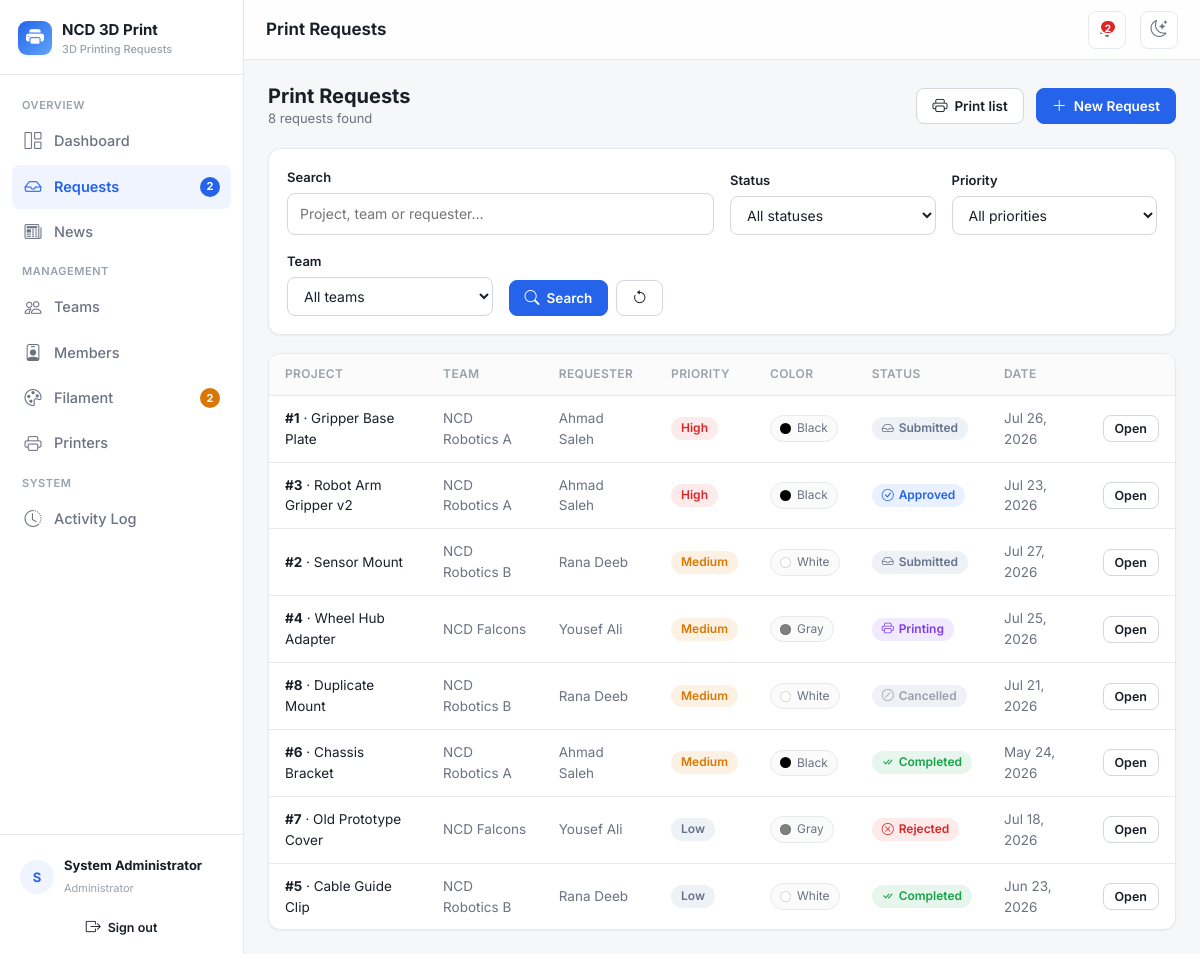
Screenshot of /requests (signed in) with the database file from the repository.
### tables this page shows
CREATE TABLE `requests` (
    `id`               INT UNSIGNED NOT NULL AUTO_INCREMENT,
    `user_id`          INT UNSIGNED DEFAULT NULL,
    `team_id`          INT UNSIGNED DEFAULT NULL,
    `project_name`     VARCHAR(160) NOT NULL,
    `description`      TEXT DEFAULT NULL,
    `priority`         ENUM('Low','Medium','High') NOT NULL DEFAULT 'Medium',
    `color`            VARCHAR(80) DEFAULT NULL,
    `transaction_no`   VARCHAR(100) DEFAULT NULL,
    `status`           ENUM('Submitted','Approved','Printing','Completed','Rejected','Cancelled') NOT NULL DEFAULT 'Submitted',
    `image_path`       VARCHAR(255) DEFAULT NULL,
    `estimated_weight` DECIMAL(8,1) DEFAULT NULL,
    `actual_weight`    DECIMAL(8,1) DEFAULT NULL,
    `admin_notes`      TEXT DEFAULT NULL,
    `printer_id`       INT UNSIGNED DEFAULT NULL,
    `filament_id`      INT UNSIGNED DEFAULT NULL,
    `filament_deducted` TINYINT(1) NOT NULL DEFAULT 0,
    `created_at`       DATETIME NOT NULL DEFAULT CURRENT_TIMESTAMP,
    `updated_at`       DATETIME NOT NULL DEFAULT CURRENT_TIMESTAMP ON UPDATE CURRENT_TIMESTAMP,
    PRIMARY KEY (`id`),
    KEY `idx_req_user`   (`user_id`),
    KEY `idx_req_team`   (`team_id`),
    KEY `idx_req_status` (`status`),
    KEY `idx_req_printer`(`printer_id`),
    KEY `idx_req_fil`    (`filament_id`),
    CONSTRAINT `fk_req_user`    FOREIGN KEY (`user_id`)    REFERENCES `users`(`id`)    ON DELETE SET NULL,
    CONSTRAINT `fk_req_team`    FOREIGN KEY (`team_id`)    REFERENCES `teams`(`id`)    ON DELETE SET NULL,
    CONSTRAINT `fk_req_printer` FOREIGN KEY (`printer_id`) REFERENCES `printers`(`id`) ON DELETE SET NULL,
    CONSTRAINT `fk_req_fil`     FOREIGN KEY (`filament_id`)REFERENCES `filament`(`id`) ON DELETE SET NULL
);

CREATE TABLE `teams` (
    `id`          INT UNSIGNED NOT NULL AUTO_INCREMENT,
    `name`        VARCHAR(120) NOT NULL,
    `competition` VARCHAR(160) DEFAULT NULL,
    `supervisor`  VARCHAR(120) DEFAULT NULL,
    `created_at`  DATETIME NOT NULL DEFAULT CURRENT_TIMESTAMP,
    PRIMARY KEY (`id`)
);

CREATE TABLE `users` (
    `id`         INT UNSIGNED NOT NULL AUTO_INCREMENT,
    `name`       VARCHAR(120) NOT NULL,
    `email`      VARCHAR(160) NOT NULL,
    `phone`      VARCHAR(30)  DEFAULT NULL,    
    `password`   VARCHAR(255) NOT NULL,
    `role`       ENUM('admin','member') NOT NULL DEFAULT 'member',
    `team_id`    INT UNSIGNED DEFAULT NULL,
    `is_active`  TINYINT(1) NOT NULL DEFAULT 1,
    `created_at` DATETIME NOT NULL DEFAULT CURRENT_TIMESTAMP,
    PRIMARY KEY (`id`),
    UNIQUE KEY `uq_users_email` (`email`),
    KEY `idx_users_team` (`team_id`),
    CONSTRAINT `fk_users_team` FOREIGN KEY (`team_id`) REFERENCES `teams`(`id`) ON DELETE SET NULL
);

### core/Controller.php (called while the page is built, shortened)
<?php
abstract class Controller
{
    protected function view(string $view, array $data = [], ?string $layout = 'main'): void
    {
        extract($data, EXTR_SKIP);
        $viewFile = __DIR__ . '/../views/' . $view . '.php';
        require $viewFile;
    }
}

### controllers/RequestsController.php (called while the page is built, shortened)
<?php
class RequestsController extends Controller
{
    private PrintRequest $requests;
    public function __construct()
    {
        $this->requests = new PrintRequest();
    }
    public function index(): void
    {
        $filters = [
            'q'        => trim($_GET['q'] ?? ''),
            'status'   => $_GET['status'] ?? '',
            'priority' => $_GET['priority'] ?? '',
            'team_id'  => $_GET['team_id'] ?? '',
        ];
        $teams = Auth::isAdmin() ? (new Team())->all('name ASC') : [];
        $this->view('requests/index', [
            'pageTitle' => 'Print Requests',
            'requests'  => $this->requests->search($filters),
            'filters'   => $filters,
            'teams'     => $teams,
        ]);
    }
}

### core/Router.php (called while the page is built, shortened)
<?php
class Router
{
    public function dispatch(string $url): void
    {
        $url = trim($url, '/');
        $segments = $url === '' ? [] : explode('/', $url);
        $action         = $segments[1] ?? 'index';
        $params         = array_slice($segments, 2);
        $controller = new $className();
        $action = preg_replace('/[^a-zA-Z0-9_]/', '', $action);
        call_user_func_array([$controller, $action], $params);
    }
}

### index.php (called while the page is built, shortened)
<?php
require __DIR__ . '/config/database.php';
require __DIR__ . '/helpers/functions.php';
$router = new Router();
$router->dispatch($_GET['url'] ?? '');

### helpers/Auth.php (called while the page is built, shortened)
<?php
class Auth
{
    public static function isAdmin(): bool
    {
        return (($_SESSION['user']['role'] ?? '') === 'admin');
    }
}

### helpers/functions.php (called while the page is built, shortened)
<?php
function base_path(): string
{
    static $base = null;
    if ($base === null) {
        $dir = str_replace('\\', '/', dirname($_SERVER['SCRIPT_NAME'] ?? ''));
        $base = ($dir === '/' || $dir === '.') ? '' : rtrim($dir, '/');
    }
    return $base;
}
function url(string $path = ''): string
{
    return base_path() . '/' . ltrim($path, '/');
}
function e(?string $value): string
{
    return htmlspecialchars($value ?? '', ENT_QUOTES, 'UTF-8');
}
function fmt_date(?string $dt, string $format = 'M j, Y'): string
{
    $ts = strtotime($dt);
    return $ts ? date($format, $ts) : '—';
}
function status_class(string $status): string
{
    return [
        'Submitted' => 'status-submitted',
        'Approved'  => 'status-approved',
        'Printing'  => 'status-printing',
        'Completed' => 'status-completed',
        'Rejected'  => 'status-rejected',
        'Cancelled' => 'status-cancelled',
    ][$status] ?? 'status-submitted';
}
function status_icon(string $status): string
{
    return [
        'Submitted' => 'inbox',
        'Approved'  => 'check-circle',
        'Printing'  => 'printer',
        'Completed' => 'check-all',
        'Rejected'  => 'x-circle',
        'Cancelled' => 'slash-circle',
    ][$status] ?? 'inbox';
}
function priority_class(string $priority): string
{
    return [
        'Low'    => 'priority-low',
        'Medium' => 'priority-medium',
        'High'   => 'priority-high',
    ][$priority] ?? 'priority-low';
}

### core/Model.php (called while the page is built, shortened)
<?php
abstract class Model
{
    protected PDO $db;
    public function __construct()
    {
        $this->db = Database::getConnection();
    }
    protected function run(string $sql, array $params = []): PDOStatement
    {
        $stmt = $this->db->prepare($sql);
        $stmt->execute($params);
        return $stmt;
    }
    protected function fetchAll(string $sql, array $params = []): array
    {
        return $this->run($sql, $params)->fetchAll();
    }
}

### config/database.php (called while the page is built)
<?php
class Database
{
    private static ?PDO $instance = null;
    public static function getConnection(): PDO
    {
        if (self::$instance === null) {
            $dsn = 'mysql:host=' . DB_HOST . ';dbname=' . DB_NAME . ';charset=' . DB_CHARSET;
            $options = [
                PDO::ATTR_ERRMODE            => PDO::ERRMODE_EXCEPTION,
                PDO::ATTR_DEFAULT_FETCH_MODE => PDO::FETCH_ASSOC,
                PDO::ATTR_EMULATE_PREPARES   => false,
            ];
            try {
                self::$instance = new PDO($dsn, DB_USER, DB_PASS, $options);
            } catch (PDOException $e) {
                if (APP_DEBUG) {
                    die('Database connection failed: ' . $e->getMessage());
                }
                die('Database connection failed. Please check config/config.php.');
            }
        }
        return self::$instance;
    }
}

### models/PrintRequest.php (called while the page is built, shortened)
<?php
class PrintRequest extends Model
{
    private function baseSelect(): string
    {
        return "SELECT r.*,
                       t.name  AS team_name,
                       u.name  AS requester_name,
                       u.phone AS requester_phone,
                       p.name  AS printer_name,
                       f.color AS filament_color
                FROM requests r
                LEFT JOIN teams t   ON t.id = r.team_id
                LEFT JOIN users u   ON u.id = r.user_id
                LEFT JOIN printers p ON p.id = r.printer_id
                LEFT JOIN filament f ON f.id = r.filament_id";
    }
    public function search(array $f = []): array
    {
        $sql = $this->baseSelect() . " WHERE 1=1";
        $params = [];
        $sql .= " ORDER BY FIELD(r.priority,'High','Medium','Low'), r.created_at DESC";
        return $this->fetchAll($sql, $params);
    }
}

### views/requests/index.php (the view, shortened to what this page needs)
<?php
$isAdmin = Auth::isAdmin();
?>
<div class="page-head">
    <div>
        <h2><?= $isAdmin ? 'Print Requests' : 'My Requests' ?></h2>
        <div class="sub"><?= count($requests) ?> request<?= count($requests) === 1 ? '' : 's' ?> found</div>
    </div>
    <?php if ($requests):
        $printFilters = array_diff_key($filters, ['user_id' => true]);
        $qs = http_build_query(array_filter($printFilters, fn($v) => $v !== '' && $v !== null));
    ?>
        <a class="btn2" href="<?= url('requests/printAll' . ($qs ? '?' . $qs : '')) ?>" target="_blank"
           title="Print these requests — one page each">
            <i class="bi bi-printer"></i> <?= $isAdmin ? 'Print list' : 'Print all my requests' ?>
        </a>
    <?php endif; ?>
    <a class="btn2 primary" href="<?= url('requests/create') ?>"><i class="bi bi-plus-lg"></i> New Request</a>
</div>
<div class="card2" style="margin-bottom:18px;">
    <div class="card2-body">
        <form method="get" action="<?= url('requests') ?>">
            <div class="form-row" style="align-items:end;">
                <div class="field" style="margin:0; grid-column: span 2;">
                    <label>Search</label>
                    <input class="input" type="text" name="q" value="<?= e($filters['q']) ?>"
                           placeholder="Project<?= $isAdmin ? ', team or requester' : '' ?>…">
                </div>
                <div class="field" style="margin:0;">
                    <label>Status</label>
                    <select class="select" name="status" data-autosubmit>
                        <option value="">All statuses</option>
                    </select>
                </div>
                <div class="field" style="margin:0;">
                    <label>Priority</label>
                    <select class="select" name="priority" data-autosubmit>
                        <option value="">All priorities</option>
                    </select>
                </div>
                <?php if ($isAdmin): ?>
                <div class="field" style="margin:0;">
                    <label>Team</label>
                    <select class="select" name="team_id" data-autosubmit>
                        <option value="">All teams</option>
                    </select>
                </div>
                <?php endif; ?>
                <div class="field" style="margin:0; display:flex; gap:8px;">
                    <button type="submit" class="btn2 primary"><i class="bi bi-search"></i> Search</button>
                    <a href="<?= url('requests') ?>" class="btn2" title="Reset"><i class="bi bi-arrow-counterclockwise"></i></a>
                </div>
            </div>
        </form>
    </div>
</div>
<div class="card2">
    <div class="card2-body tight">
        <div class="table-wrap">
            <table class="table2">
                <thead>
                    <tr>
                        <th>Project</th>
                        <?php if ($isAdmin): ?><th>Team</th><th>Requester</th><?php endif; ?>
                        <th>Priority</th>
                        <th>Color</th>
                        <th>Status</th>
                        <th>Date</th>
                        <th></th>
                    </tr>
                </thead>
                <tbody>
                <?php if (!$requests): ?>
                    <tr><td colspan="8"><div class="empty"><i class="bi bi-search"></i>No requests match your filters.</div></td></tr>
                <?php else: foreach ($requests as $r): ?>
                    <tr onclick="location.href='<?= url('requests/show/' . $r['id']) ?>'" style="cursor:pointer;">
                        <td><strong>#<?= $r['id'] ?></strong> · <?= e($r['project_name']) ?></td>
                        <?php if ($isAdmin): ?>
                            <td class="muted"><?= e($r['team_name'] ?? '—') ?></td>
                            <td class="muted"><?= e($r['requester_name'] ?? '—') ?></td>
                        <?php endif; ?>
                        <td><span class="badge2 <?= priority_class($r['priority']) ?>"><?= e($r['priority']) ?></span></td>
                        <td>
                            <?php if (!empty($r['color'])): ?>
                                <span class="pill"><span class="color-dot" style="background: <?= e(strtolower($r['color'])) ?>;"></span> <?= e($r['color']) ?></span>
                            <?php else: ?><span class="muted">—</span><?php endif; ?>
                        </td>
                        <td><span class="badge2 <?= status_class($r['status']) ?>"><i class="bi bi-<?= status_icon($r['status']) ?>"></i> <?= e($r['status']) ?></span></td>
                        <td class="muted"><?= fmt_date($r['created_at']) ?></td>
                        <td><a class="btn2 sm" href="<?= url('requests/show/' . $r['id']) ?>">Open</a></td>
                    </tr>
                <?php endforeach; endif; ?>
                </tbody>
            </table>
        </div>
    </div>
</div>

### rows the page displays
requests: id "1", project_name "Gripper Base Plate", team.name "NCD Robotics A", user.name "Ahmad Saleh", priority "High", color "Black", status "Submitted", created_at "Jul 26, 2026"
requests: id "3", project_name "Robot Arm Gripper v2", team.name "NCD Robotics A", user.name "Ahmad Saleh", priority "High", color "Black", status "Approved", created_at "Jul 23, 2026"
requests: id "2", project_name "Sensor Mount", team.name "NCD Robotics B", user.name "Rana Deeb", priority "Medium", color "White", status "Submitted", created_at "Jul 27, 2026"
requests: id "4", project_name "Wheel Hub Adapter", team.name "NCD Falcons", user.name "Yousef Ali", priority "Medium", color "Gray", status "Printing", created_at "Jul 25, 2026"
requests: id "8", project_name "Duplicate Mount", team.name "NCD Robotics B", user.name "Rana Deeb", priority "Medium", color "White", status "Cancelled", created_at "Jul 21, 2026"
requests: id "6", project_name "Chassis Bracket", team.name "NCD Robotics A", user.name "Ahmad Saleh", priority "Medium", color "Black", status "Completed", created_at "May 24, 2026"
requests: id "7", project_name "Old Prototype Cover", team.name "NCD Falcons", user.name "Yousef Ali", priority "Low", color "Gray", status "Rejected", created_at "Jul 18, 2026"
requests: id "5", project_name "Cable Guide Clip", team.name "NCD Robotics B", user.name "Rana Deeb", priority "Low", color "White", status "Completed", created_at "Jun 23, 2026"

### other values shown
APP_NAME "NCD 3D Print"
APP_TAGLINE "3D Printing Requests"
$label "Dashboard Requests News Teams Members Filament Printers Activity Log"
$badge "2 2"
$initials "S"
$user['name'] "System Administrator"
$pageTitle "Print Requests"
$badgePending "2"
count($requests) "8"
